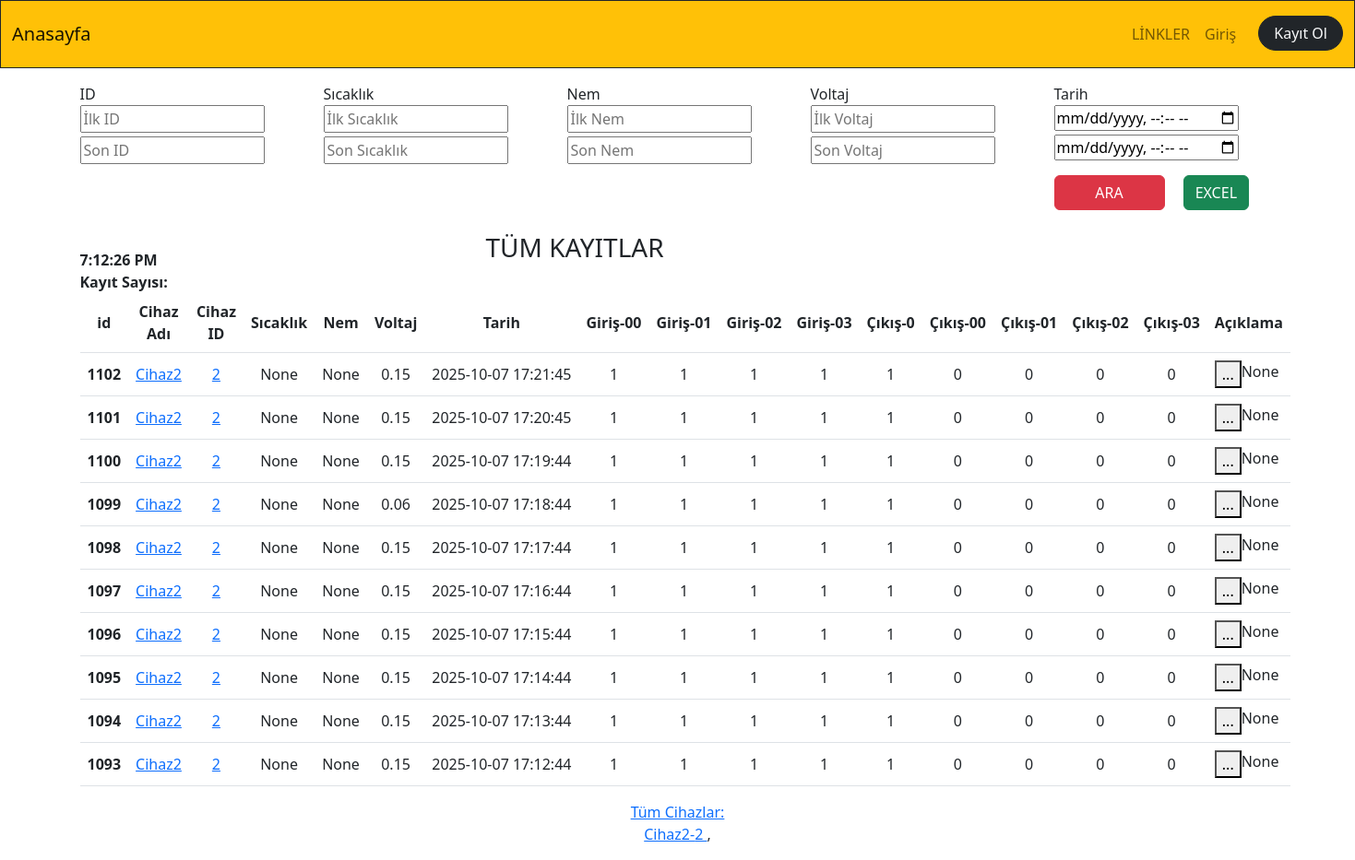
Before: / with the older database file.
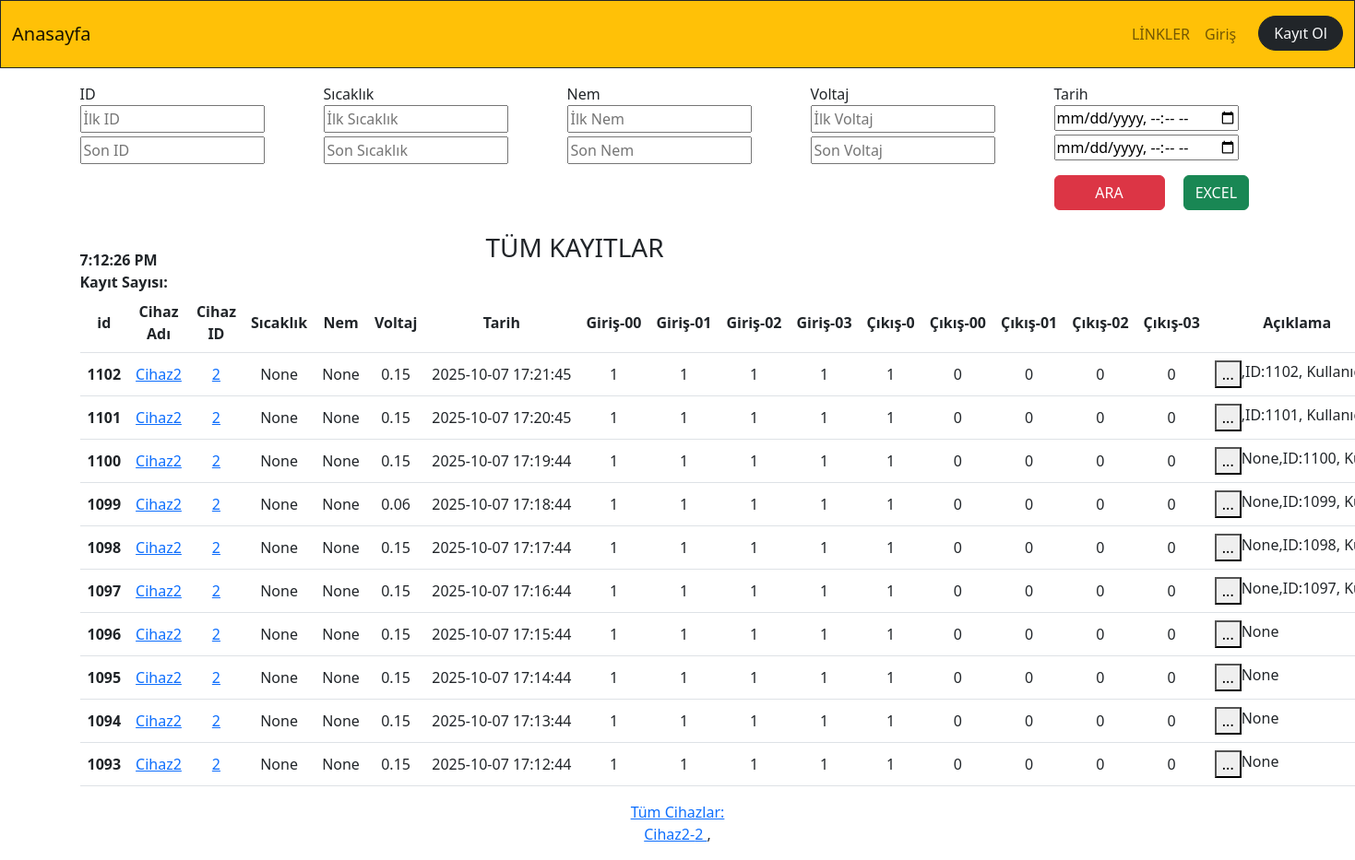
After: the same page with the newer database file.
### app_monitor/models.py (models this page shows, shortened)
class Temperature(models.Model):
    id=models.BigAutoField(primary_key=True,db_column='ID')
    temperature=models.FloatField(blank=True,null=True)
    humidity=models.FloatField(blank=True,null=True)
    volcum=models.FloatField(blank=True,null=True)
    date=models.DateTimeField()
    mail=models.BooleanField(default=False)
    additionalText=models.CharField(blank=True,null=True, max_length=50)
    device_id=models.ForeignKey(Device,on_delete=models.CASCADE,null=True, blank=True)
    device_name=models.CharField(blank=True,null=True, max_length=50)
    cikis0=models.CharField(blank=True,null=True, max_length=5)
    cikis00=models.CharField(blank=True,null=True, max_length=5)
    cikis01=models.CharField(blank=True,null=True, max_length=5)
    cikis02=models.CharField(blank=True,null=True, max_length=5)
    cikis03=models.CharField(blank=True,null=True, max_length=5)
    input00=models.CharField(blank=True,null=True, max_length=1)
    input01=models.CharField(blank=True,null=True, max_length=1)
    input02=models.CharField(blank=True,null=True, max_length=1)
    input03=models.CharField(blank=True,null=True, max_length=1)
    tag_id=models.ForeignKey(RFID_Kisi,on_delete=models.CASCADE,null=True,blank=True)
    staff_name=models.CharField(blank=True,null=True, max_length=30)

class Device(models.Model):
    device_id=models.IntegerField(primary_key=True,db_column='ID')
    device_name=models.CharField(blank=True,null=True, max_length=20)
    device_ip=models.CharField(blank=True,null=True, max_length=20)
    device_port=models.IntegerField(blank=True,null=True)
    device_function=models.CharField(blank=True,null=True, max_length=20)
    device_state=models.BooleanField(blank=True,null=True,default=False) #241225
    def __str__(self):
        return(f"{self.device_id}")

### app_monitor/views.py (the view)
# urls.py: path('',dashboard,name="dashboard"),
def dashboard(request):
    print("dashboard girdi....")
    device_query=Device.objects.all().order_by(Lower('device_name'))
    deviceAll = Temperature.objects.order_by('-id')
    paginator = Paginator(deviceAll, 10)  # Show 5 contacts per page.
    device_search_count = deviceAll.count()
    page_number = request.GET.get('page')
    devicePaginator = paginator.get_page(page_number)
    context=dict(
        device_query=device_query,
        devicePaginator=devicePaginator,
    )
    return render(request,"app_monitor/dashboard.html",context)

### app_monitor/templates/app_monitor/dashboard.html (shortened to what the changed rows need)
{% extends "core/base.html" %}
{% load static %}
{% block content %}
<div class="container">
        <div id="temperature_ajax">
            <b>Kayıt Sayısı: </b>{{kayit_sayisi_total_ajax}} <br>
               <table class="table table-hover">
              <thead>
                 <tr>
                  <th scope="col">id</th>
                  <th scope="col">Cihaz Adı</th>
                  <th scope="col">Cihaz ID</th>
                  <th scope="col">Sıcaklık</th>
                  <th scope="col">Nem</th>
                  <th scope="col">Voltaj</th>
                  <th scope="col">Tarih</th>
                  <th scope="col">Giriş-00</th>
                  <th scope="col">Giriş-01</th>
                  <th scope="col">Giriş-02</th>
                  <th scope="col">Giriş-03</th>
                  <th scope="col">Çıkış-0</th>
                  <th scope="col">Çıkış-00</th>
                  <th scope="col">Çıkış-01</th>
                  <th scope="col">Çıkış-02</th>
                  <th scope="col">Çıkış-03</th>
                  <th scope="col">Açıklama</th>
                 </tr>
               </thead>
             <tbody>
             {% for temp in devicePaginator %}
             <tr>
                 {% if temp.temperature >= 45 %}
               <th scope="row" style="background-color:#FF0000">{{temp.id}}</th>
               <td style="background-color:#FF0000">{{temp.temperature}}</td>
                <td style="background-color:#FF0000"> {{temp.date|date:'Y-m-d H:i:s'}}</td>
                     {% if temp.mailSend == False %}
                     <td style="background-color:#FF0000"> {{temp.mailSend}}</td>
                     {% else %}
                     <td style="background-color:#0000FF"> {{temp.mailSend}}</td>
                     {% endif %}
                 {% else %}
               <th scope="row" >{{temp.id}}</th>
               <td> <a target="_blank" href="/app_monitor/cihazlar/cihaz_adi={{temp.device_name}}" >{{temp.device_name}}</a> </td>
               <td> <a target="_blank" href="/app_monitor/cihazlar/cihaz_id={{temp.device_id}}" >{{temp.device_id}}</a> </td>
               <td >{{temp.temperature}}</td>
               <td >{{temp.humidity}}</td>
               <td >{{temp.volcum}}</td>
               <td > {{temp.date|date:'Y-m-d H:i:s'}}</td>
                {% if temp.input00 == "0" %} <td class="m-3" style="background-color:orange;margin:10px">{{temp.input00}}</td> {% else %} <td >{{temp.input00}}</td> {% endif %}
                {% if temp.input01 == "0" %} <td class="" style="text-align:center;vertical-align:middle;background-color:orange;">{{temp.input01}}</td> {% else %} <td >{{temp.input01}}</td> {% endif %}
                <td style="">{{temp.input02}}</td>
                <td >{{temp.input03}}</td>
                <td >{{temp.cikis0}}</td>
                <td >{{temp.cikis00}}</td>
                <td >{{temp.cikis01}}</td>
                <td >{{temp.cikis02}}</td>
                <td >{{temp.cikis03}}</td>
               <td style="display: flex;text-align:start;vertical-align:middle">
                <button type="button" data-bs-toggle="modal" data-bs-target="#modal{{temp.id}}" data-bs-toggle="modal">...</button>
                <span class="d-inline-block text-truncate" style="max-width: 150px;" >{{temp.additionalText}}</span>
              </td>
               {% endif %}
             </tr>
           {% endfor %}
             </tbody>
            </table>
            </div>
        </div>
{% endblock content %}

Changed rows visible on the page:
changed Temperature id 1102: additionalText "None" → ",ID:1102, Kullanıcı…"
changed Temperature id 1101: additionalText "None" → ",ID:1101, Kullanıcı…"
changed Temperature id 1100: additionalText "None" → "None,ID:1100, Kul…"
changed Temperature id 1099: additionalText "None" → "None,ID:1099, Kul…"
changed Temperature id 1098: additionalText "None" → "None,ID:1098, Kul…"
changed Temperature id 1097: additionalText "None" → "None,ID:1097, Kul…"
